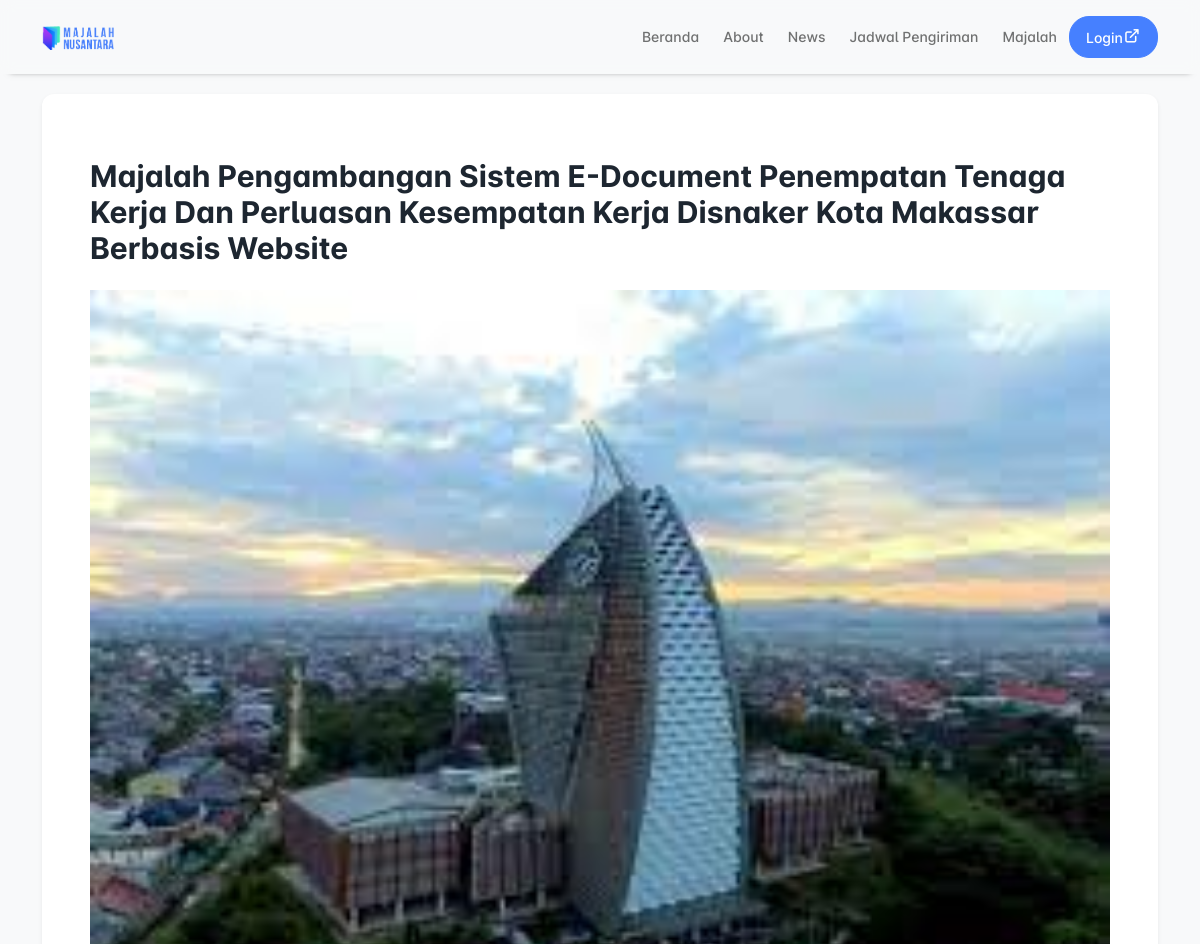
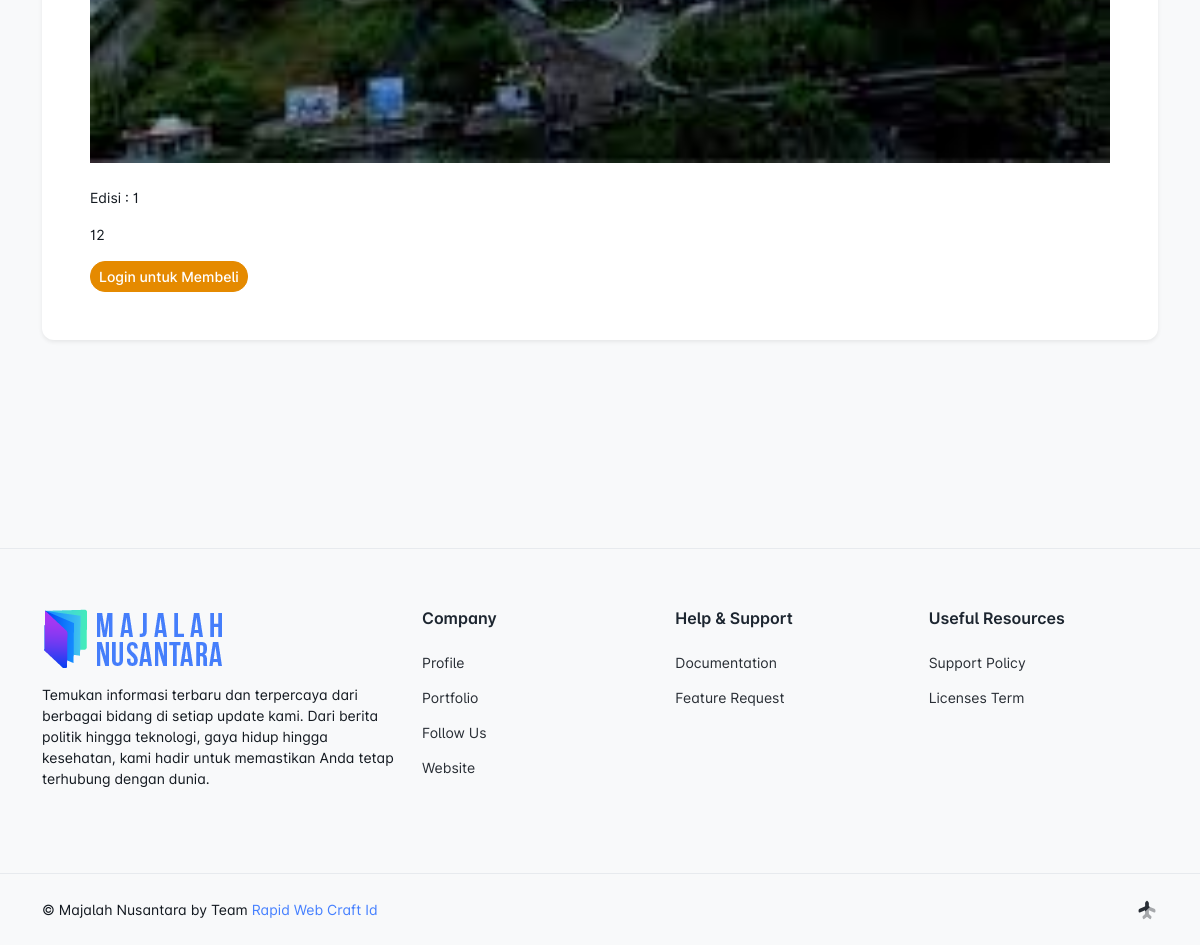
/majalah-detail.php?id=7, run on the app's committed database (2 pictures, top to bottom).
### tables this page shows
CREATE TABLE `majalah` (
  `id_majalah` int NOT NULL,
  `judul` varchar(200) DEFAULT NULL,
  `edisi` varchar(50) DEFAULT NULL,
  `desk` text,
  `isi` varchar(50) DEFAULT NULL,
  `cover` varchar(50) DEFAULT NULL,
  `harga_digital` int DEFAULT NULL,
  `harga_cetak` int DEFAULT NULL,
  `harga_keduanya` int DEFAULT NULL
);

### admin/function/helper.php (called while the page is built, shortened)
<?php
function get(string $name)
{
  if (isset($_GET[$name]) && $_GET[$name] != '') {
    return htmlspecialchars($_GET[$name]);
  } else {
    return false;
  }
}

### admin/function/query.php (called while the page is built, shortened)
<?php
function query_select($table, $role = [])
{
  global $conn;
  $sql = "SELECT * FROM $table";
  if (isset($role['where'])) {
    $sql .= " WHERE " . $role['where'];
  }
  $result = mysqli_query($conn, $sql);
  $rows = [];
  while ($row = mysqli_fetch_assoc($result)) {
    $rows[] = $row;
  }
  return $rows;
}

### majalah-detail.php (the view, shortened to what this page needs)
<?php require 'comp/header.php'; ?>
<?php
$isLoggedIn = isset($_SESSION[KEY]['login']['id_sub']);
$id = get("id");
$majalah = query_select("majalah", ["where" => "id_majalah = '$id'"])[0];
$hasPurchased = false;
?>
<?php require 'comp/navbar.php'; ?>
<div class="container">
<div class="card shadow-sm border-0 mt-4 mb-5">
      <div class="card-body p-5">
        <h2 class="mb-4 mt-3">Majalah <?= $majalah["judul"] ?></h2>
        <center>
          <img src="admin/assets/img/<?= $majalah['cover'] ?>" class="mb-4" alt="" style="width: 100%;">
        </center>
        <p>Edisi : <?= $majalah["edisi"] ?></p>
        <p><?= $majalah["desk"] ?></p>
        <?php if ($isLoggedIn && !$hasPurchased): ?>
          <a href="majalah-beli.php?id=<?= $id ?>" class="btn btn-sm btn-warning text-white">Beli Majalah</a>
        <?php elseif (!$isLoggedIn): ?>
          <a href="login.php" class="btn btn-sm btn-warning text-white">Login untuk Membeli</a>
        <?php else: ?>
          <a href="majalah-anda.php" class=" btn btn-sm btn-primary ">Anda sudah membeli majalah ini, Lihat Majalah Saya</a>
        <?php endif; ?>
      </div>
    </div>
</div>
<?php include 'comp/footer.php'; ?>

### assets/css/landing.css (style rules this page uses)
body { font-feature-settings: "salt" }
h1, h2 { font-weight: 700 }
:root { --bs-body-bg: #f8f9fa; --bs-body-bg-rgb: 248, 249, 250; --pc-heading-color: #1d2630; --pc-active-background: #f3f5f7; --pc-sidebar-background: transparent; --pc-sidebar-color: #5b6b79; --pc-sidebar-color-rgb: 91, 107, 121; --pc-sidebar-active-color: #0d6efd; --pc-sidebar-shadow: none; --pc-sidebar-caption-color: #3e4853; --pc-sidebar-border: 1px dashed #bec8d0; --pc-sidebar-user-background: #f3f5f7; --pc-header-background: rgba(var(--bs-body-bg-rgb), 0.7); --pc-header-color: #5b6b79; --pc-header-shadow: none; --pc-card-box-shadow: none; --pc-header-submenu-background: #ffffff; --pc-header-submenu-color: #5b6b79 }
.landing-page { overflow-x: hidden; background: var(--bs-body-bg) }

### data on the page
majalah: judul "Pengambangan Sistem E-Document Penempatan Tenaga Kerja Dan Perluasan Kesempatan Kerja Disnaker Kota Makassar Berbasis Website", cover (picture), edisi "1", desk "12"
